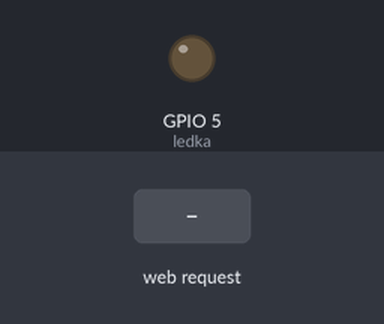
Simulated run of this sketch. Board: ESP8266 (NodeMCU). On the bench: output pins drawn as LEDs (lit = HIGH). The test bench sets the inputs (shaded band). WiFi joins after 1.5 s; servers stay silent unless stated; what the sketch prints to the serial monitor is not drawn.

Above: at 4.7 s.
4.8 s: HTTP request GET /ZapnoutSvetlo received
At 5.4 s:
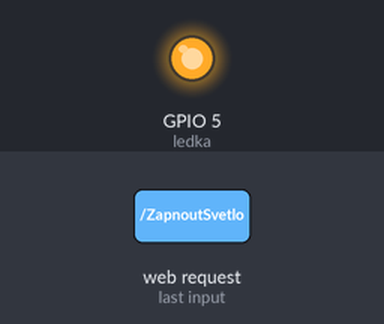
6.3 s: HTTP request GET /VypnoutSvetlo received
At 6.6 s:
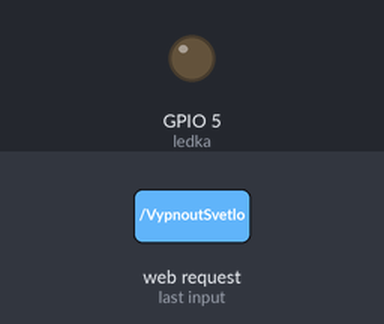
Timing chart, 0 to 9.3 s (numbered marks = the images above; inputs shaded):
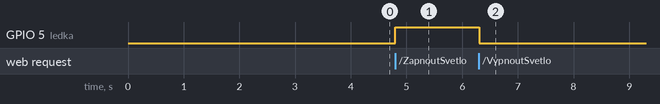

The sketch:

WiFi_lampicka.ino
```cpp
#include <ESP8266WiFi.h>

 // Nazev Wi-Fi site, do ktere se mam pripojit
const char* ssid = "";

 // Heslo Wi-Fi site, do ktere se mam pripojit
const char* pass = "";

// Ma svitit lampicka?
bool svetlo = false;

// Webovy server pobezi na portu 80 (HTTP komunikace)
WiFiServer server(80);

#define ledka 5

void setup(){
 // Nastartuj seriovou linku, do ktere budu vypisovat provozni informace
 Serial.begin(9600);
 delay(2000);
 Serial.println("Sériová komunikace funguje");

 // Nastav pin D1 na zapis a nastav nizkou hodnotu (LED dioda nesviti)
 pinMode(ledka, OUTPUT);
 digitalWrite(ledka, LOW);

 // Pripojeni k Wi-Fi
 Serial.println();
 Serial.print("Pripojuji k ");
 Serial.println(ssid);
 connectWiFi();

 // Spusteni serveru
 server.begin();
 Serial.println("Server spusten");

 // Napis IP adresu, kterou mikropocitac dostal
 Serial.print("Pouzij k pripojeni tuto adresu: ");
 Serial.print("http://");
 Serial.println(WiFi.localIP());
}

boolean connectWiFi(){
  //vypíše na seriovy monitor že probíhá inicializace wifi
  Serial.println("Connecting to WiFi.");
  delay(10);
  //nastavení persistence - zařízení nebude hledat již použité WiFi sítě
  WiFi.persistent(false);
  //připojí se k wifi s daným ssid a heslem
  WiFi.begin(ssid, pass);
  //čítač opakování připojení
  int count = 0;
  //cyklus běží, dokud status wifi není "připojeno", jakmile se připojí, vyskočí z cyklu
  while (WiFi.status() != WL_CONNECTED)
  {
    //pokud je počet opakování připojení menší než 15
    if(count < 15){
      //vypíše tečku na seriový monitor, tečka znamená neúspěšné připojení, progress
      Serial.print(".");
      //počká půl sekundy
      delay(500);
    }
    else{
      //jinak vypíše že připojení selhalo
      Serial.println("");
      Serial.println("Connection to WiFi failed. :( ");
      //ukončí metodu a vrátí false
      return false;
    }
    //inkrementuje čítač
    count++;
  }
  //informuje o úspěšném připojení
  Serial.println("");
  Serial.println("WiFi connection successful. :) ");
  //ukončí metodu a vrátí true
  return true;
}

// Smycka loop se opakuje stale dokola
void loop() {
 // Pokud ma promenna svetlo hodnotu pravda, posli na pin D1 napeti a rozsvit LED diodu
 if(svetlo == true)
  {
    digitalWrite(ledka, HIGH);
  }
  else
  {
    digitalWrite(ledka, LOW);
  }

 // Cekej, dokud se nepripoji nejaky klient
 WiFiClient client = server.available();
 if (!client) {
 return;
 }

 // Cekej, dokud klient neposle nejaka data
 Serial.println("Novy klient!");
 while(!client.available()){
 delay(1);
 }

 // Precti a vypis prvni radek od klienta s URL dotazem
 String request = client.readStringUntil('\r');
 Serial.println(request);
 client.flush();

 // Pokud je v radku vyraz ZapnoutSvetlo, nastav promennou svetlo na pravdu
 if(request.indexOf("ZapnoutSvetlo") > -1) svetlo = true;
 // Pokud je v radku vyraz VypnoutSvetlo, nastav promennou svetlo na nepravdu
 if(request.indexOf("VypnoutSvetlo") > -1) svetlo = false;

 // Posli pripojenemu klientu HTML kod stranky s tlacitky
 client.println("HTTP/1.1 200 OK");
 client.println("Content-Type: text/html");
 client.println("");
 client.println("<!DOCTYPE html>");
 client.println("<html><body>");
 client.print("<h1>Moje Wi-Fi lampicka</h2>");
 // Tlacitko pro zapnuti lampicky vede na adresu /ZapnoutSvetlo
 client.println("<a href=\"/ZapnoutSvetlo\"><button>Zapni svetlo</button></a>");
 // Tlacitko pro vypnuti lampicky vede na adresu /VypnoutSvetlo
 client.println("<a href=\"/VypnoutSvetlo\"><button>Vypni svetlo</button></a><br />");
 client.println("</body></html>");

 // To je vse, ted jeste 1 ms pockam a cela smycka se muze zopakovat
 delay(1);
 Serial.println("Klient odpojen");
 Serial.println("");
}
```

Measured:
- after the input at 4.8 s, GPIO 5 (ledka): LOW → HIGH at once
- after the input at 6.3 s, GPIO 5 (ledka): HIGH → LOW at once
